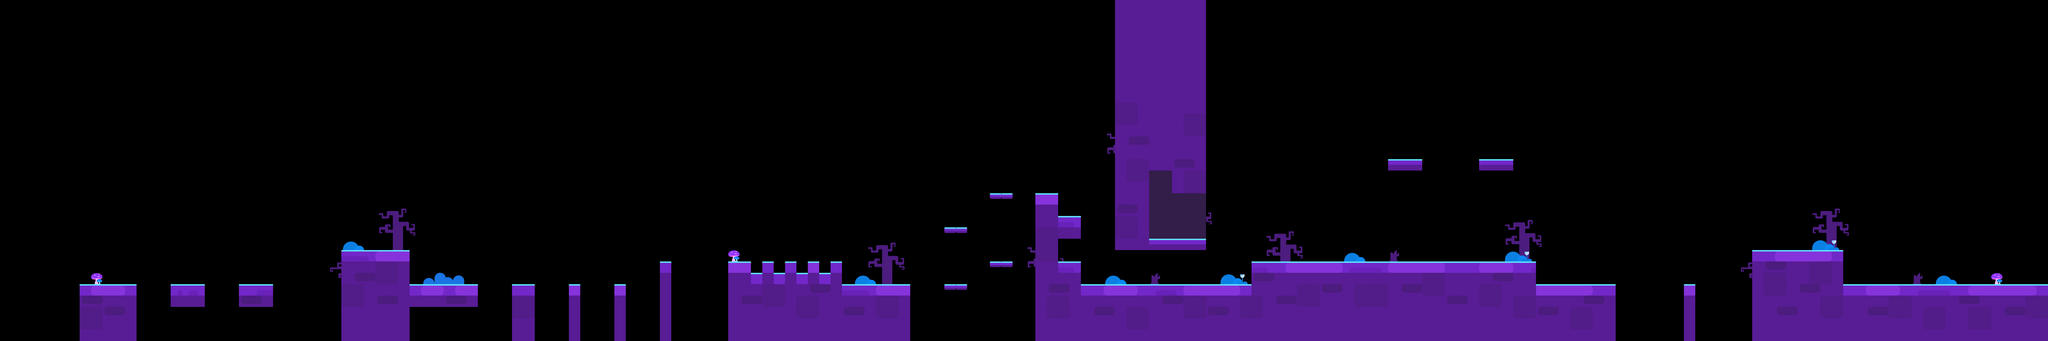

This is a level from a 2D game, rendered from its Tiled map with the project's own tilesets. A one-line summary and the map file follow, with tile-layer data summarised:
An orthogonal 180x30 tile map with 80x80 px tiles, 6 tile layers (zhuangshi02, dixing, dimian, dixingzhuangshi, ...).

<map version="1.0" orientation="orthogonal" renderorder="right-down" width="180" height="30" tilewidth="80" tileheight="80">
 <tileset firstgid="1" name="bj_3_1" tilewidth="80" tileheight="80">
  <image source="bj_3_1.png" width="1120" height="640" />
 </tileset>
 <layer name="zhuangshi02" width="180" height="30">
  <data>[5400 cells, 143 non-empty, 23 distinct tile ids]</data>
 </layer>
 <layer name="dixing" width="180" height="30">
  <data>[5400 cells, 898 non-empty, 4 distinct tile ids]</data>
 </layer>
 <layer name="dimian" width="180" height="30">
  <data>[5400 cells, 144 non-empty, 2 distinct tile ids]</data>
 </layer>
 <layer name="dixingzhuangshi" width="180" height="30">
  <data>[5400 cells, 184 non-empty, 6 distinct tile ids]</data>
 </layer>
 <layer name="dimianzhuangshi" width="180" height="30">
  <data>[5400 cells, 90 non-empty, 4 distinct tile ids]</data>
 </layer>
 <layer name="zhuangshi01" width="180" height="30">
  <data>[5400 cells, 26 non-empty, 10 distinct tile ids]</data>
 </layer>
</map>
